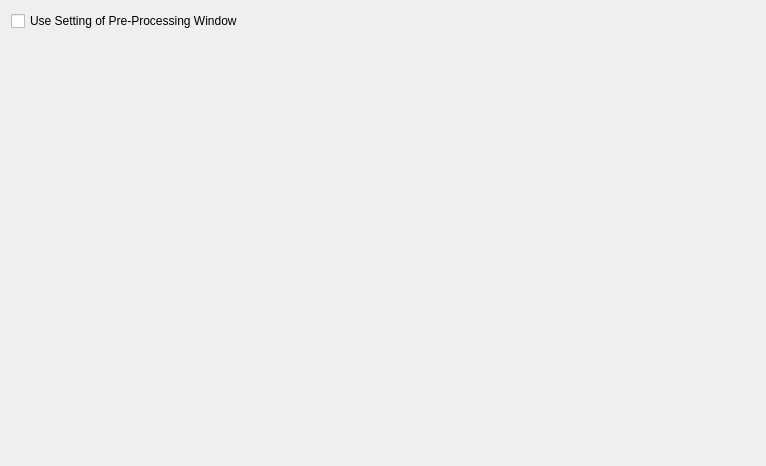
<?xml version="1.0" encoding="UTF-8"?>
<ui version="4.0">
 <class>GeoDataNetcdfProxy_DisplaySettingWidget</class>
 <widget class="QWidget" name="GeoDataNetcdfProxy_DisplaySettingWidget">
  <property name="geometry">
   <rect>
    <x>0</x>
    <y>0</y>
    <width>766</width>
    <height>466</height>
   </rect>
  </property>
  <property name="windowTitle">
   <string>Form</string>
  </property>
  <layout class="QVBoxLayout" name="verticalLayout">
   <item>
    <widget class="QCheckBox" name="usePreCheckBox">
     <property name="text">
      <string>Use Setting of Pre-Processing Window</string>
     </property>
    </widget>
   </item>
   <item>
    <widget class="GeoDataNetcdf::DisplaySettingWidget" name="displaySettingWidget" native="true"/>
   </item>
  </layout>
 </widget>
 <customwidgets>
  <customwidget>
   <class>GeoDataNetcdf::DisplaySettingWidget</class>
   <extends>QWidget</extends>
   <header>geodata/netcdf/public/geodatanetcdf_displaysettingwidget.h</header>
   <container>1</container>
  </customwidget>
 </customwidgets>
 <resources/>
 <connections>
  <connection>
   <sender>usePreCheckBox</sender>
   <signal>toggled(bool)</signal>
   <receiver>displaySettingWidget</receiver>
   <slot>setDisabled(bool)</slot>
   <hints>
    <hint type="sourcelabel">
     <x>37</x>
     <y>19</y>
    </hint>
    <hint type="destinationlabel">
     <x>41</x>
     <y>89</y>
    </hint>
   </hints>
  </connection>
 </connections>
</ui>
